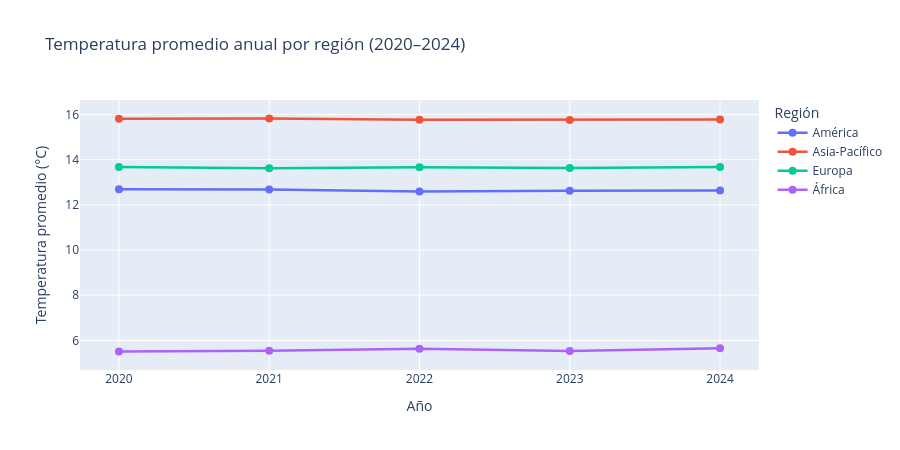

The code cell stored with this chart in its notebook:
### Code cell
temp_region = (
    df.groupby(["year", "region"])["avg_temperature"]
    .mean().reset_index()
)

fig = px.line(
    temp_region, x="year", y="avg_temperature",
    color="region", markers=True,
    title="Temperatura promedio anual por región (2020–2024)",
    labels={"avg_temperature": "Temperatura promedio (°C)", "year": "Año", "region": "Región"},
    height=450
)
fig.update_traces(line_width=2.5, marker_size=8)
fig.update_layout(xaxis=dict(tickmode="linear", dtick=1))
fig.show()

### Figure 1 — Plotly figure (JSON) as saved in the notebook; plotly's stock layout.template omitted (floating-point values rounded to 4 significant figures)
{"data": [{"hovertemplate": "Región=América<br>Año=%{x}<br>Temperatura promedio (°C)=%{y}<extra></extra>", "legendgroup": "América", "line": {"color": "#636efa", "dash": "solid", "width": 2.5}, "marker": {"size": 8, "symbol": "circle"}, "mode": "lines+markers", "name": "América", "orientation": "v", "showlegend": true, "type": "scatter", "x": [2020, 2021, 2022, 2023, 2024], "xaxis": "x", "y": [12.69, 12.68, 12.59, 12.63, 12.63], "yaxis": "y"}, {"hovertemplate": "Región=Asia-Pacífico<br>Año=%{x}<br>Temperatura promedio (°C)=%{y}<extra></extra>", "legendgroup": "Asia-Pacífico", "line": {"color": "#EF553B", "dash": "solid", "width": 2.5}, "marker": {"size": 8, "symbol": "circle"}, "mode": "lines+markers", "name": "Asia-Pacífico", "orientation": "v", "showlegend": true, "type": "scatter", "x": [2020, 2021, 2022, 2023, 2024], "xaxis": "x", "y": [15.81, 15.82, 15.77, 15.76, 15.77], "yaxis": "y"}, {"hovertemplate": "Región=Europa<br>Año=%{x}<br>Temperatura promedio (°C)=%{y}<extra></extra>", "legendgroup": "Europa", "line": {"color": "#00cc96", "dash": "solid", "width": 2.5}, "marker": {"size": 8, "symbol": "circle"}, "mode": "lines+markers", "name": "Europa", "orientation": "v", "showlegend": true, "type": "scatter", "x": [2020, 2021, 2022, 2023, 2024], "xaxis": "x", "y": [13.68, 13.62, 13.67, 13.63, 13.68], "yaxis": "y"}, {"hovertemplate": "Región=África<br>Año=%{x}<br>Temperatura promedio (°C)=%{y}<extra></extra>", "legendgroup": "África", "line": {"color": "#ab63fa", "dash": "solid", "width": 2.5}, "marker": {"size": 8, "symbol": "circle"}, "mode": "lines+markers", "name": "África", "orientation": "v", "showlegend": true, "type": "scatter", "x": [2020, 2021, 2022, 2023, 2024], "xaxis": "x", "y": [5.51, 5.548, 5.632, 5.537, 5.649], "yaxis": "y"}], "layout": {"height": 450, "legend": {"title": {"text": "Región"}, "tracegroupgap": 0}, "title": {"text": "Temperatura promedio anual por región (2020–2024)"}, "xaxis": {"anchor": "y", "domain": [0, 1], "dtick": 1, "tickmode": "linear", "title": {"text": "Año"}}, "yaxis": {"anchor": "x", "domain": [0, 1], "title": {"text": "Temperatura promedio (°C)"}}}}
